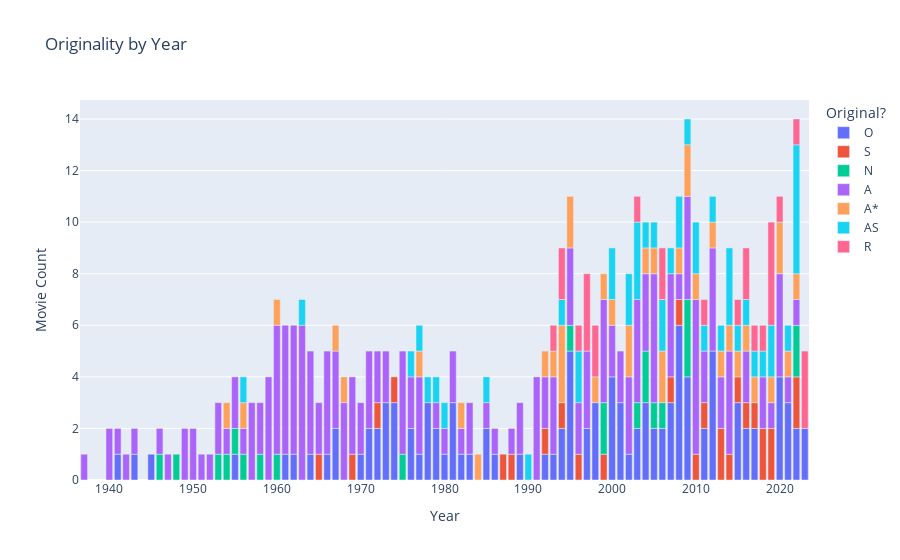

Notebook code for this chart:
### Code cell
fig_originality_by_year = px.bar(px_st_originality_by_year, title="Originality by Year", labels={'value':'Movie Count'})
fig_originality_by_year.show()

### Figure 1 — Plotly figure (JSON) as saved in the notebook; plotly's stock layout.template omitted (floating-point values rounded to 4 significant figures)
{"data": [{"alignmentgroup": "True", "hovertemplate": "Original?=O<br>Year=%{x}<br>Movie Count=%{y}<extra></extra>", "legendgroup": "O", "marker": {"color": "#636efa", "pattern": {"shape": ""}}, "name": "O", "offsetgroup": "O", "orientation": "v", "showlegend": true, "textposition": "auto", "type": "bar", "x": [1937, 1940, 1941, 1942, 1943, 1945, 1946, 1947, 1948, 1949, 1950, 1951, 1952, 1953, 1954, 1955, 1956, 1957, 1958, 1959, 1960, 1961, 1962, 1963, 1964, 1965, 1966, 1967, 1968, 1969, 1970, 1971, 1972, 1973, 1974, 1975, 1976, 1977, 1978, 1979, 1980, 1981, 1982, 1983, 1984, 1985, 1986, 1987, 1988, 1989, 1990, 1991, 1992, 1993, 1994, 1995, 1996, 1997, 1998, 1999, 2000, 2001, 2002, 2003, 2004, 2005, 2006, 2007, 2008, 2009, 2010, 2011, 2012, 2013, 2014, 2015, 2016, 2017, 2018, 2019, 2020, 2021, 2022, 2023], "xaxis": "x", "y": [null, null, 1, null, 1, 1, null, null, null, null, null, null, null, null, null, 1, null, null, null, null, null, 1, 1, null, 1, null, 1, 2, null, null, 1, 2, 2, 3, 3, null, 2, 1, 3, 2, 1, 3, 1, 1, null, 2, 1, null, null, 1, null, null, 1, 1, 2, 5, null, 2, 3, null, 4, 3, 1, 2, 3, 2, 2, 3, 6, 4, null, 2, 5, null, null, 3, 2, 2, null, null, 4, 3, 2, 2], "yaxis": "y"}, {"alignmentgroup": "True", "hovertemplate": "Original?=S<br>Year=%{x}<br>Movie Count=%{y}<extra></extra>", "legendgroup": "S", "marker": {"color": "#EF553B", "pattern": {"shape": ""}}, "name": "S", "offsetgroup": "S", "orientation": "v", "showlegend": true, "textposition": "auto", "type": "bar", "x": [1937, 1940, 1941, 1942, 1943, 1945, 1946, 1947, 1948, 1949, 1950, 1951, 1952, 1953, 1954, 1955, 1956, 1957, 1958, 1959, 1960, 1961, 1962, 1963, 1964, 1965, 1966, 1967, 1968, 1969, 1970, 1971, 1972, 1973, 1974, 1975, 1976, 1977, 1978, 1979, 1980, 1981, 1982, 1983, 1984, 1985, 1986, 1987, 1988, 1989, 1990, 1991, 1992, 1993, 1994, 1995, 1996, 1997, 1998, 1999, 2000, 2001, 2002, 2003, 2004, 2005, 2006, 2007, 2008, 2009, 2010, 2011, 2012, 2013, 2014, 2015, 2016, 2017, 2018, 2019, 2020, 2021, 2022, 2023], "xaxis": "x", "y": [null, null, null, null, null, null, null, null, null, null, null, null, null, null, null, null, null, null, null, null, null, null, null, null, null, 1, null, null, null, 1, null, null, 1, null, 1, null, null, null, null, null, null, null, null, null, null, null, null, 1, 1, null, null, null, 1, null, 1, null, 1, null, null, 1, null, null, null, null, null, null, null, 1, 1, null, 1, 1, null, 2, 1, 1, 1, 1, 2, 2, null, null, 2, null], "yaxis": "y"}, {"alignmentgroup": "True", "hovertemplate": "Original?=N<br>Year=%{x}<br>Movie Count=%{y}<extra></extra>", "legendgroup": "N", "marker": {"color": "#00cc96", "pattern": {"shape": ""}}, "name": "N", "offsetgroup": "N", "orientation": "v", "showlegend": true, "textposition": "auto", "type": "bar", "x": [1937, 1940, 1941, 1942, 1943, 1945, 1946, 1947, 1948, 1949, 1950, 1951, 1952, 1953, 1954, 1955, 1956, 1957, 1958, 1959, 1960, 1961, 1962, 1963, 1964, 1965, 1966, 1967, 1968, 1969, 1970, 1971, 1972, 1973, 1974, 1975, 1976, 1977, 1978, 1979, 1980, 1981, 1982, 1983, 1984, 1985, 1986, 1987, 1988, 1989, 1990, 1991, 1992, 1993, 1994, 1995, 1996, 1997, 1998, 1999, 2000, 2001, 2002, 2003, 2004, 2005, 2006, 2007, 2008, 2009, 2010, 2011, 2012, 2013, 2014, 2015, 2016, 2017, 2018, 2019, 2020, 2021, 2022, 2023], "xaxis": "x", "y": [null, null, null, null, null, null, 1, null, 1, null, null, null, null, 1, 1, 1, 1, null, 1, null, 1, null, null, null, null, null, null, null, null, null, null, null, null, null, null, 1, null, null, null, null, null, null, null, null, null, null, null, null, null, null, null, null, null, null, null, 1, null, null, null, 2, null, null, null, 1, 2, 1, 1, null, null, 3, null, null, null, null, null, null, null, null, null, null, null, null, 2, null], "yaxis": "y"}, {"alignmentgroup": "True", "hovertemplate": "Original?=A<br>Year=%{x}<br>Movie Count=%{y}<extra></extra>", "legendgroup": "A", "marker": {"color": "#ab63fa", "pattern": {"shape": ""}}, "name": "A", "offsetgroup": "A", "orientation": "v", "showlegend": true, "textposition": "auto", "type": "bar", "x": [1937, 1940, 1941, 1942, 1943, 1945, 1946, 1947, 1948, 1949, 1950, 1951, 1952, 1953, 1954, 1955, 1956, 1957, 1958, 1959, 1960, 1961, 1962, 1963, 1964, 1965, 1966, 1967, 1968, 1969, 1970, 1971, 1972, 1973, 1974, 1975, 1976, 1977, 1978, 1979, 1980, 1981, 1982, 1983, 1984, 1985, 1986, 1987, 1988, 1989, 1990, 1991, 1992, 1993, 1994, 1995, 1996, 1997, 1998, 1999, 2000, 2001, 2002, 2003, 2004, 2005, 2006, 2007, 2008, 2009, 2010, 2011, 2012, 2013, 2014, 2015, 2016, 2017, 2018, 2019, 2020, 2021, 2022, 2023], "xaxis": "x", "y": [1, 2, 1, 1, 1, null, 1, 1, null, 2, 2, 1, 1, 2, 1, 2, 1, 3, 2, 4, 5, 5, 5, 6, 4, 2, 4, 3, 3, 3, 2, 3, 2, 2, null, 4, 2, 3, null, 1, 1, 2, 1, 2, null, 1, 1, null, 1, 2, null, 4, 2, 3, null, 3, 2, 3, null, 4, 2, 2, 3, 4, 3, 5, null, 4, 1, 4, 6, 2, 4, 2, 4, null, 2, null, 2, 1, 4, 1, 1, null], "yaxis": "y"}, {"alignmentgroup": "True", "hovertemplate": "Original?=A*<br>Year=%{x}<br>Movie Count=%{y}<extra></extra>", "legendgroup": "A*", "marker": {"color": "#FFA15A", "pattern": {"shape": ""}}, "name": "A*", "offsetgroup": "A*", "orientation": "v", "showlegend": true, "textposition": "auto", "type": "bar", "x": [1937, 1940, 1941, 1942, 1943, 1945, 1946, 1947, 1948, 1949, 1950, 1951, 1952, 1953, 1954, 1955, 1956, 1957, 1958, 1959, 1960, 1961, 1962, 1963, 1964, 1965, 1966, 1967, 1968, 1969, 1970, 1971, 1972, 1973, 1974, 1975, 1976, 1977, 1978, 1979, 1980, 1981, 1982, 1983, 1984, 1985, 1986, 1987, 1988, 1989, 1990, 1991, 1992, 1993, 1994, 1995, 1996, 1997, 1998, 1999, 2000, 2001, 2002, 2003, 2004, 2005, 2006, 2007, 2008, 2009, 2010, 2011, 2012, 2013, 2014, 2015, 2016, 2017, 2018, 2019, 2020, 2021, 2022, 2023], "xaxis": "x", "y": [null, null, null, null, null, null, null, null, null, null, null, null, null, null, 1, null, 1, null, null, null, 1, null, null, null, null, null, null, 1, 1, null, null, null, null, null, null, null, null, 1, null, null, null, null, 1, null, 1, null, null, null, null, null, null, null, 1, 1, 3, 2, null, null, 1, 1, 1, null, 2, null, 1, 1, 2, null, 1, 2, 1, null, 1, 1, 1, 1, 1, 1, null, 1, 2, 1, 1, null], "yaxis": "y"}, {"alignmentgroup": "True", "hovertemplate": "Original?=AS<br>Year=%{x}<br>Movie Count=%{y}<extra></extra>", "legendgroup": "AS", "marker": {"color": "#19d3f3", "pattern": {"shape": ""}}, "name": "AS", "offsetgroup": "AS", "orientation": "v", "showlegend": true, "textposition": "auto", "type": "bar", "x": [1937, 1940, 1941, 1942, 1943, 1945, 1946, 1947, 1948, 1949, 1950, 1951, 1952, 1953, 1954, 1955, 1956, 1957, 1958, 1959, 1960, 1961, 1962, 1963, 1964, 1965, 1966, 1967, 1968, 1969, 1970, 1971, 1972, 1973, 1974, 1975, 1976, 1977, 1978, 1979, 1980, 1981, 1982, 1983, 1984, 1985, 1986, 1987, 1988, 1989, 1990, 1991, 1992, 1993, 1994, 1995, 1996, 1997, 1998, 1999, 2000, 2001, 2002, 2003, 2004, 2005, 2006, 2007, 2008, 2009, 2010, 2011, 2012, 2013, 2014, 2015, 2016, 2017, 2018, 2019, 2020, 2021, 2022, 2023], "xaxis": "x", "y": [null, null, null, null, null, null, null, null, null, null, null, null, null, null, null, null, 1, null, null, null, null, null, null, 1, null, null, null, null, null, null, null, null, null, null, null, null, 1, 1, 1, 1, 1, null, null, null, null, 1, null, null, null, null, 1, null, null, null, 1, null, 2, null, null, null, 2, null, 2, 3, 1, 1, 2, 1, 2, 1, 2, 1, 1, 1, 3, 1, 1, 1, 1, 2, null, 1, 5, null], "yaxis": "y"}, {"alignmentgroup": "True", "hovertemplate": "Original?=R<br>Year=%{x}<br>Movie Count=%{y}<extra></extra>", "legendgroup": "R", "marker": {"color": "#FF6692", "pattern": {"shape": ""}}, "name": "R", "offsetgroup": "R", "orientation": "v", "showlegend": true, "textposition": "auto", "type": "bar", "x": [1937, 1940, 1941, 1942, 1943, 1945, 1946, 1947, 1948, 1949, 1950, 1951, 1952, 1953, 1954, 1955, 1956, 1957, 1958, 1959, 1960, 1961, 1962, 1963, 1964, 1965, 1966, 1967, 1968, 1969, 1970, 1971, 1972, 1973, 1974, 1975, 1976, 1977, 1978, 1979, 1980, 1981, 1982, 1983, 1984, 1985, 1986, 1987, 1988, 1989, 1990, 1991, 1992, 1993, 1994, 1995, 1996, 1997, 1998, 1999, 2000, 2001, 2002, 2003, 2004, 2005, 2006, 2007, 2008, 2009, 2010, 2011, 2012, 2013, 2014, 2015, 2016, 2017, 2018, 2019, 2020, 2021, 2022, 2023], "xaxis": "x", "y": [null, null, null, null, null, null, null, null, null, null, null, null, null, null, null, null, null, null, null, null, null, null, null, null, null, null, null, null, null, null, null, null, null, null, null, null, null, null, null, null, null, null, null, null, null, null, null, null, null, null, null, null, null, 1, 2, null, 1, 3, 2, null, null, null, null, 1, null, null, 2, null, null, null, null, 1, null, null, null, 1, 2, 1, 1, 4, 1, null, 1, 3], "yaxis": "y"}], "layout": {"barmode": "relative", "legend": {"title": {"text": "Original?"}, "tracegroupgap": 0}, "title": {"text": "Originality by Year"}, "xaxis": {"anchor": "y", "domain": [0, 1], "title": {"text": "Year"}}, "yaxis": {"anchor": "x", "domain": [0, 1], "title": {"text": "Movie Count"}}}}
